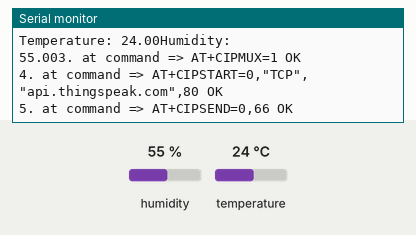
The sketch below on a simulated ESP8266 (NodeMCU). Shown: the last lines printed to the serial monitor. Inputs (shaded band) come from the test bench; at power-on: humidity 55 %, temperature 24 °C. The modem accepts every AT command (registered, SIM ready, sends succeed) and sends nothing else.

Above: at 1.2 s.
1.3 s: humidity set to 22 %
At 2.8 s:
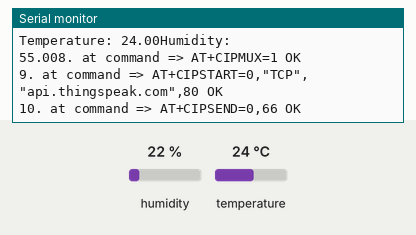
4.8 s: temperature set to 12 °C
At 6.0 s:
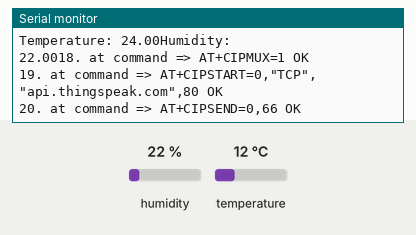
6.3 s: humidity set to 40 %
At 7.3 s:
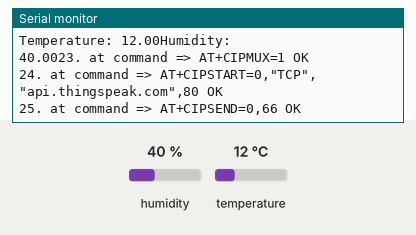
Timing chart, 0 to 9.3 s (numbered marks = the images above; inputs shaded):
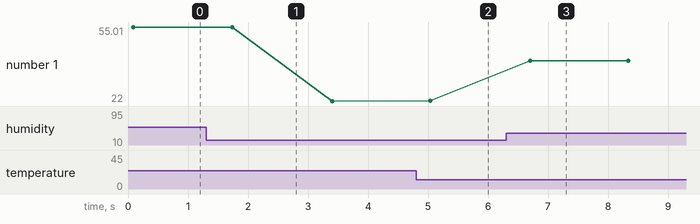

Measured:
- after the input at 6.3 s, the serial monitor: prints a new line after 0.41 s (image 3)
- plotted number 1: 55 → 22 after the input at 1.3 s, 22 → 40 after the input at 6.3 s

The sketch:

thingspeak_temp.ino
```cpp
//#include <ESP8266WiFi.h>
#include <SoftwareSerial.h>
#include <WiFiClient.h>
#include <ThingSpeak.h>
#include"DHT.h"
#define DHTPIN 56 // DHT data pin
#define DHTTYPE DHT11
#define RX 0 // TX of esp8266 in connected with Arduino pin 2
#define TX 1 // RX of esp8266 in connected with Arduino pin 3
DHT dht(DHTPIN, DHTTYPE);
String WIFI_SSID = "vedi pradesam";// WIFI NAME
String WIFI_PASS = "12345678912"; // WIFI PASSWORD
String API = "5V80L26UXATTAPTX";// Write API KEY
String HOST = "api.thingspeak.com";
String PORT = "80";
int countTrueCommand;
int countTimeCommand;
boolean found = false;
SoftwareSerial esp(RX,TX);
void setup() {
  Serial.begin(9600);
  esp.begin(115200);
  sendCommand("AT",5,"OK");
  sendCommand("AT+CWMODE=1",5,"OK");
  sendCommand("AT+CWJAP=\""+ WIFI_SSID +"\",\""+ WIFI_PASS +"\"",20,"OK");
}
void loop() {
 float temperature = dht.readTemperature();
 float humidity =dht.readHumidity();
  Serial.print("Temperature: ");
  Serial.print(temperature);
  Serial.println("Humidity: ");
  Serial.print(humidity);
 String getData="GET /update?api_key="+ API+"&field1="+temperature+"&field2="+humidity;
 sendCommand("AT+CIPMUX=1",5,"OK");
 sendCommand("AT+CIPSTART=0,\"TCP\",\""+ HOST +"\","+ PORT,15,"OK");
 sendCommand("AT+CIPSEND=0," +String(getData.length()+4),4,">");
 esp.println(getData);
 delay(1500);
 countTrueCommand++;
 sendCommand("AT+CIPCLOSE=0",5,"OK");
}
void sendCommand(String command, int maxTime, char readReplay[]) {
  Serial.print(countTrueCommand);
  Serial.print(". at command => ");
  Serial.print(command);
  Serial.print(" ");
  while(countTimeCommand < (maxTime*1))
  {
    esp.println(command);//at+cipsend
    if(esp.find(readReplay))//ok
    {
      found = true;
      break;
    }
    countTimeCommand++;
  }
  if(found == true)
  {
    Serial.println("OK");
    countTrueCommand++;
    countTimeCommand = 0;
  }
  if(found == false)
  {
    Serial.println("Fail");
    countTrueCommand = 0;
    countTimeCommand = 0;
  }
  found = false;
 }


/*
// Replace with your network credentials
const char* ssid = "Satish's iPhone";
const char* password = "satishkumar07";

// Replace with your ThingSpeak API key
const char* apiKey = "5V80L26UXATTAPTX";

// Initialize the ESP8266 client object
WiFiClient client;

void setup() {
   dht.begin();
  Serial.begin(9600);

  // Connect to Wi-Fi network
  WiFi.begin(ssid, password);
  while (WiFi.status() != WL_CONNECTED) {
    delay(1000);
    Serial.println("Connecting to WiFi...");
  }
  Serial.println("Connected to WiFi");

  // Initialize ThingSpeak client
  ThingSpeak.begin(client);
}

void loop() {
  // Read sensor data and update ThingSpeak channel

  float temperature = dht.readTemperature();
  Serial.print("Temperature: ");
  Serial.print(temperature);
  Serial.print(" °C ");// Replace with your sensor data
  ThingSpeak.writeField(2080763, 1, temperature, apiKey);
  delay(10000); // Wait 10 seconds before sending next update
}*/
```
